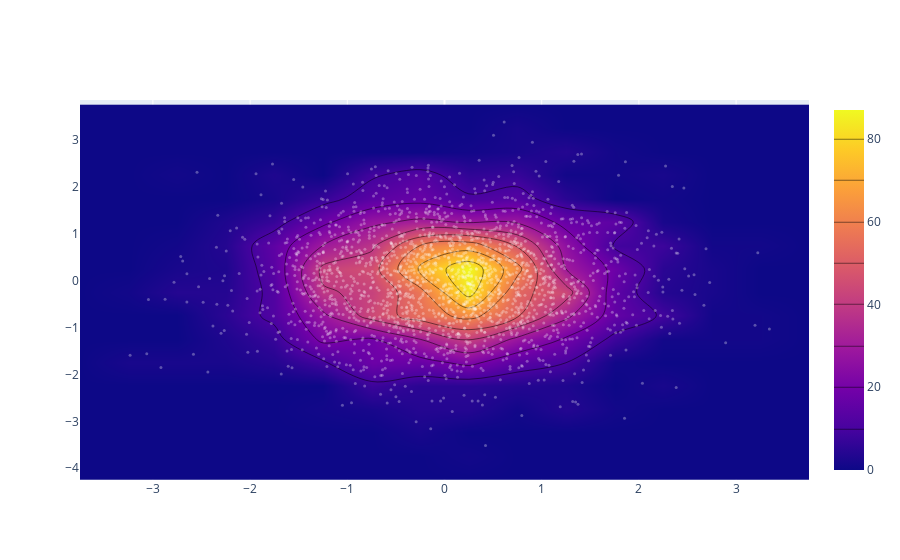

Notebook code for this chart:
### Code cell
x = np.random.randn(2000)
y = np.random.randn(2000)
iplot([go.Histogram2dContour(x=x, y=y, contours=dict(coloring='heatmap')),
       go.Scatter(x=x, y=y, mode='markers', marker=dict(color='white', size=3, opacity=0.3))], show_link=False)

### Figure 1 — Plotly figure (JSON) as saved in the notebook; plotly's stock layout.template omitted (floating-point values rounded to 4 significant figures; data arrays with more than 128 entries replaced by an {"elided": "..."} marker saying what was removed)
{"data": [{"contours": {"coloring": "heatmap"}, "type": "histogram2dcontour", "x": {"elided": "2000 float values"}, "y": {"elided": "2000 float values"}}, {"marker": {"color": "white", "opacity": 0.3, "size": 3}, "mode": "markers", "type": "scatter", "x": {"elided": "2000 float values"}, "y": {"elided": "2000 float values"}}], "layout": {}}
